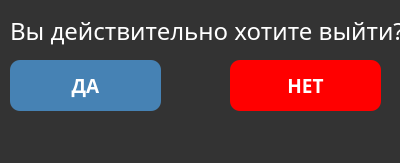
<?xml version="1.0" encoding="UTF-8"?>
<ui version="4.0">
 <class>exitaccept</class>
 <widget class="QDialog" name="exitaccept">
  <property name="geometry">
   <rect>
    <x>0</x>
    <y>0</y>
    <width>400</width>
    <height>163</height>
   </rect>
  </property>
  <property name="windowOpacity">
   <double>2.500000000000000</double>
  </property>
  <property name="styleSheet">
   <string notr="true">QDialog
{
background:#333;
border-radius:15px;
}



QLabel
{
font-family: century gothic;
font-size:24px;
color: white;
}

QPushButton
{
background: steelblue;
border-radius: 10px;
color: white;
}

QPushButton:pressed
{
background: teal;
border-radius: 10px;
color: white;
}</string>
  </property>
  <widget class="QPushButton" name="pushButton_4">
   <property name="geometry">
    <rect>
     <x>10</x>
     <y>60</y>
     <width>151</width>
     <height>51</height>
    </rect>
   </property>
   <property name="font">
    <font>
     <family>Century Gothic</family>
     <pointsize>14</pointsize>
     <weight>75</weight>
     <bold>true</bold>
    </font>
   </property>
   <property name="styleSheet">
    <string notr="true"/>
   </property>
   <property name="text">
    <string>ДА</string>
   </property>
  </widget>
  <widget class="QPushButton" name="pushButton_5">
   <property name="geometry">
    <rect>
     <x>230</x>
     <y>60</y>
     <width>151</width>
     <height>51</height>
    </rect>
   </property>
   <property name="font">
    <font>
     <family>Century Gothic</family>
     <pointsize>14</pointsize>
     <weight>75</weight>
     <bold>true</bold>
    </font>
   </property>
   <property name="styleSheet">
    <string notr="true">*{
background-color:red;
}

QPushButton:pressed
{
background: darkred;
border-radius:15px;
}
</string>
   </property>
   <property name="text">
    <string>НЕТ</string>
   </property>
  </widget>
  <widget class="QLabel" name="label_5">
   <property name="geometry">
    <rect>
     <x>10</x>
     <y>10</y>
     <width>391</width>
     <height>41</height>
    </rect>
   </property>
   <property name="font">
    <font>
     <family>century gothic</family>
     <pointsize>-1</pointsize>
    </font>
   </property>
   <property name="styleSheet">
    <string notr="true"/>
   </property>
   <property name="text">
    <string>Вы действительно хотите выйти?</string>
   </property>
  </widget>
 </widget>
 <resources/>
 <connections/>
</ui>
